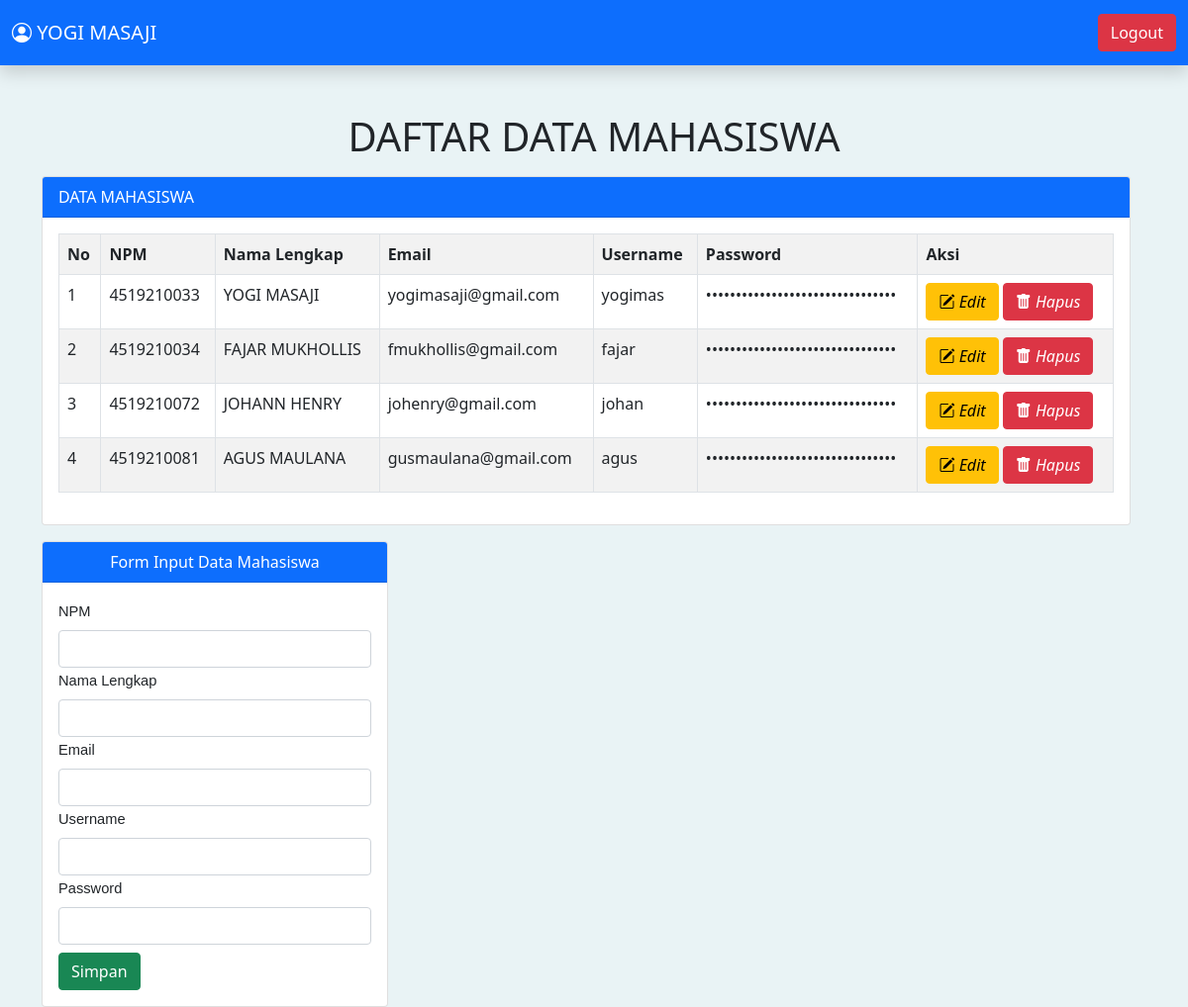
Screenshot of /tabel.php (signed in) with the database file from the repository.
### tables this page shows
CREATE TABLE `mahasiswa` (
  `No_id` int(11) NOT NULL,
  `NPM` bigint(20) NOT NULL,
  `Nama_Lengkap` varchar(50) NOT NULL,
  `Email` varchar(50) NOT NULL,
  `username` varchar(30) NOT NULL,
  `password` varchar(255) NOT NULL
);

### tabel.php (the view, shortened to what this page needs)
<?php
    require 'crud.php';
?>
<!DOCTYPE html>
<html lang="en">
<head>
    <link href="https://cdn.jsdelivr.net/npm/bootstrap@5.0.0/dist/css/bootstrap.min.css" rel="stylesheet"
>
    <link rel="stylesheet" href="https://cdn.jsdelivr.net/npm/bootstrap-icons@1.5.0/font/bootstrap-icons.css">
    <link href="style2.css" rel="stylesheet" type="text/css">
</head>
<nav class="navbar sticky-top navbar-expand-lg navbar navbar-dark bg-primary navbar-custom shadow ">
  <div class="container-fluid">
  <nav class="navbar navbar navbar-dark bg-primary ">
  <span class="navbar-brand mb-0 h1"><i class="bi bi-person-circle"></i> <?= $_SESSION['Nama_Lengkap'] ?></span>
</nav>
    <div class="collapse navbar-collapse" id="navbarNav">
      <ul class="navbar-nav ms-auto">
        <li class="nav-item">
          <a type="submit" onclick="return confirm('Logout Account ?')" class="btn btn-danger" href="logout.php"></i> Logout</a>
        </li>
      </ul>
    </div>
  </div>
</nav>
<body style="background-color: #e9f3f5; margin left">
    <div class="container">
        <h1 class="text-center mt-5">DAFTAR DATA MAHASISWA</h1>
        <div style="">
        <div class="card mt-3" style="width: 1100px;">
        <div class="card-header bg-primary text-white">DATA MAHASISWA</div>
        <div class="card-body">
            <table class="table table-bordered table-striped">
                <tr>
                    <th>No</th>
                    <th>NPM</th>
                    <th>Nama Lengkap</th>
                    <th>Email</th>
                    <th>Username</th>
                    <th>Password</th>
                    <th>Aksi</th>
                </tr>
                <?php
                    $no = 1;
                    $show=mysqli_query($conn, "SELECT * FROM mahasiswa ORDER BY No_id asc");
                    while($data=mysqli_fetch_array($show)) :
                ?>
                <tr>
                    <td><?php echo $no++ ?></td>
                    <td><?php echo $data['NPM'] ?></td>
                    <td><?php echo $data['Nama_Lengkap']?></td>
                    <td><?php echo $data['Email']?></td>
                    <td><?php echo $data['username']?></td>
                    <td class="hide-text"><?php echo $data['password']?></td>
                    <td>
                        <a href="tabel.php?hal=edit&id=<?=$data['No_id']?>" class="btn btn-warning"><i class="bi bi-pencil-square"> Edit </i></a>
                        <a href="tabel.php?hal=hapus&id=<?=$data['No_id']?>" onclick="return confirm('Hapus Data Ini')" class="btn btn-danger"> <i class="bi bi-trash-fill"> Hapus </i></a>
                    </td>
                </tr>
                <?php endwhile; ?>
            </table>
        </div>
        </div>
        </div>
        <div style="" >
        <div class="card mt-3" style="width: 350px;">
        <div class="card-header bg-primary text-white text-center">Form Input Data Mahasiswa</div>
            <div class="card-body">
               <form action="" method="post">
                    <div class="form-group">
                        <label>NPM</label>
                        <input type="text" name="npm" value="<?=@$vnpm?>" class="form-control mt-2" required>
                    </div>
                    <div class="form-group">
                        <label>Nama Lengkap</label>
                        <input type="text" name="Nama_Lengkap" value="<?=@$vnl?>" class="form-control mt-2" required>
                    </div>
                    <div class="form-group">
                        <label>Email</label>
                        <input type="text" name="email" value="<?=@$vemail?>" class="form-control mt-2" required>
                    </div>
                    <div class="form-group">
                        <label>Username</label>
                        <input type="text" name="username" value="<?=@$vuser?>" class="form-control mt-2" required>
                    </div>
                    <div class="form-group">
                        <label>Password</label>
                        <input type="password" name="password" value="<?=@$vpass?>" class="form-control mt-2" required>
                    </div>
                    <button type="submit" class="btn btn-success mt-2" name="Simpan">Simpan</button>
               </form>
            </div>
        </div>
        </div>
    </div>
</body>
</html>

### style2.css (style rules this page uses)
a { text-decoration: none; }
body { background: -webkit-linear-gradient; background : url(http://babussalambuana.com/wp-content/uploads/2014/03/Savin-NY-Website-Background-Web.jpg); background-size: cover; background-repeat: no-repeat center fixed; }
label { font-family: "Raleway", sans-serif; font-size: 11pt; }
.hide-text { -webkit-text-security: disc; }

### rows the page displays
mahasiswa: NPM "4519210033", Nama_Lengkap "YOGI MASAJI", Email "yogimasaji@gmail.com", username "yogimas", password "5621be1f2352574f7a48ba5596a7c69d"
mahasiswa: NPM "4519210034", Nama_Lengkap "FAJAR MUKHOLLIS", Email "fmukhollis@gmail.com", username "fajar", password "7bedc9fd30769590c992b8f7f23738f7"
mahasiswa: NPM "4519210072", Nama_Lengkap "JOHANN HENRY", Email "johenry@gmail.com", username "johan", password "2d87b36b4f489a92b5032d29b5b5611b"
mahasiswa: NPM "4519210081", Nama_Lengkap "AGUS MAULANA", Email "gusmaulana@gmail.com", username "agus", password "01c3c766ce47082b1b130daedd347ffd"

### other values shown
$_SESSION['Nama_Lengkap'] "YOGI MASAJI"
